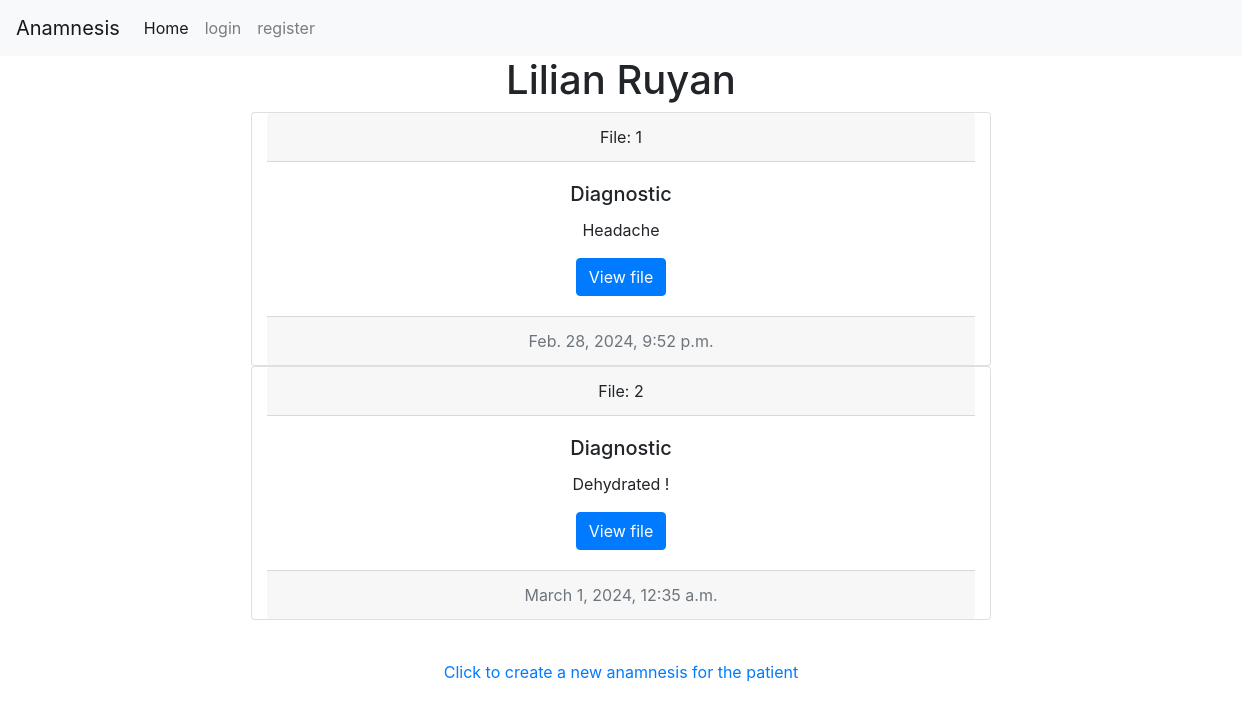
The page /file/11 on the database as committed earlier.
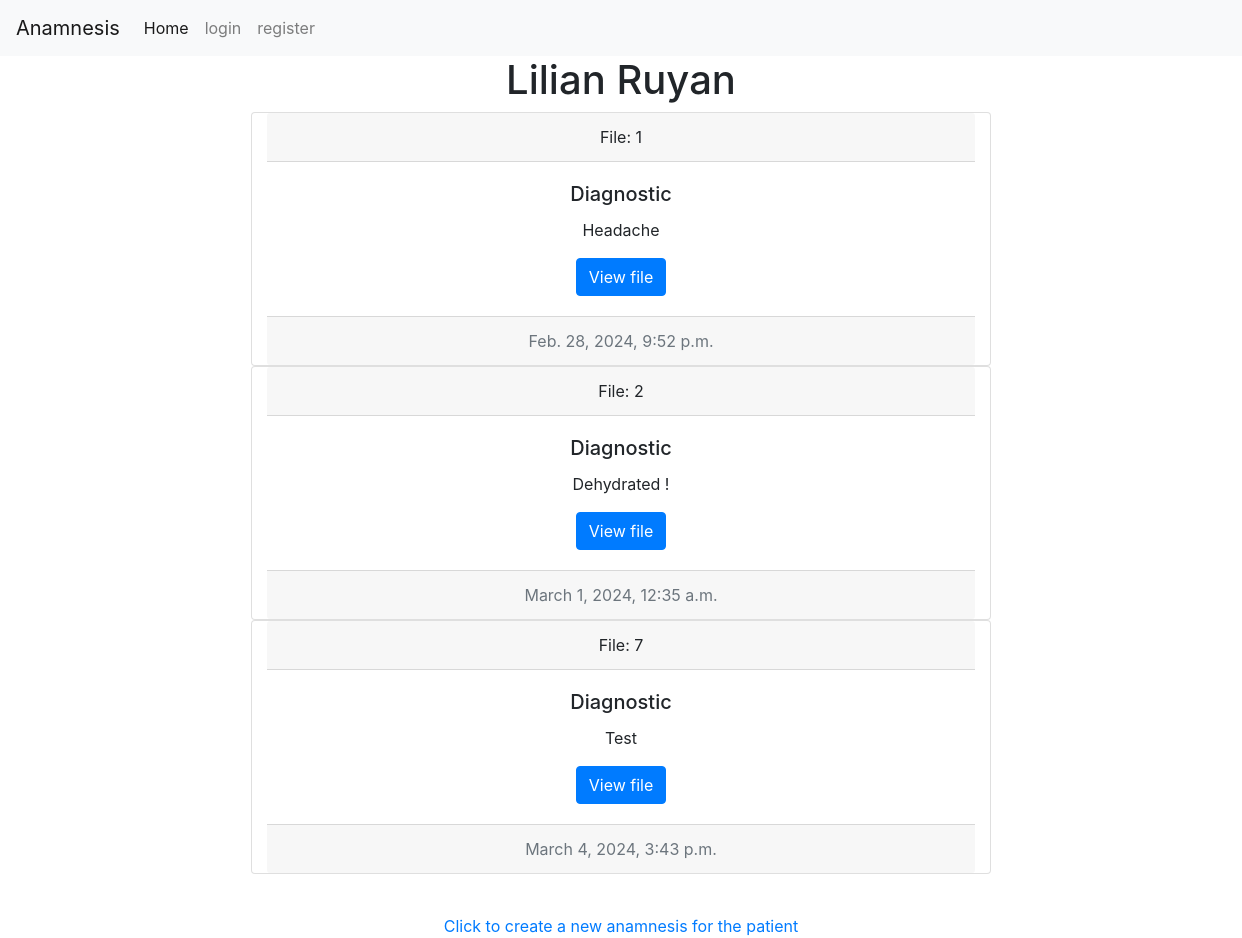
The same page on the database as committed later.
### anamnesis/models.py (models this page shows)
class Patienthistory(models.Model):
    patient = models.ForeignKey(Patient, on_delete=models.CASCADE, blank=True, null=True, related_name="patient_history")
    date = models.DateTimeField() #date the file was created
    diagnostic =models.CharField(max_length=500, blank=True, null=True)
    history =models.CharField(max_length=500, blank=True, null=True) # Explanation of the symptoms
    prescription = models.CharField(max_length=500, blank=True, null=True)
    visit = models.CharField(max_length=30, blank=True, null=True) # Reason the patient is visiting
    nextappointment = models.DateTimeField(null=True)

### anamnesis/views.py (the view, shortened to what this page needs)
# urls.py: path("file/<int:patient_id>", views.file, name="file"), #pull a patien file
def file(request, patient_id):
    if request.method == "GET":
        patient = Patient.objects.get(pk=patient_id)
        files = Patienthistory.objects.filter(patient_id=patient_id)
        paginator = Paginator(files, 10) #show 2 posts per page
        page_number = request.GET.get('page')
        page_obj = paginator.get_page(page_number)
        return render(request, "anamnesis/patientFile.html", {
            "patient": patient,
            "files": page_obj,
        })

### anamnesis/templates/anamnesis/patientFile.html (shortened to what this page needs)
{% extends "anamnesis/layout.html" %}
{% load static %}
{% block body %}
<div class="container">
    <div>
        <h1 style="text-align: center;">{{patient.name}} {{patient.lastname}}</h1>
    </div>
{% for file in files %}
    <div class="card col-sm-8 container text-center">
        <div class="card-header">
            File: {{file.id}}
        </div>
        <div class="card-body">
            <h5 class="card-title">Diagnostic</h5>
            <p class="card-text">{{file.diagnostic}}</p>
            <a href="{% url 'fileview' file_id=file.id%}" class="btn btn-primary">View file</a>
        </div>
        <div class="card-footer text-muted">
        {{file.date}}
        </div>
    </div>
{% endfor %}
    <div>
        <nav aria-label="Page navigation example">
        </nav>
    </div>
    <div class="mt-4 d-flex flex-md-row justify-content-center" id="clickallpatients">
        <a href="{% url 'history' patient_id=patient.id %}" id="">Click to create a new anamnesis for the patient</a>
    </div>
</div>
{% endblock %}

Rows that differ between the two databases and show on the page:
added Patienthistory: id "7", diagnostic "Test", date "March 4, 2024, 3:43 p.m."
